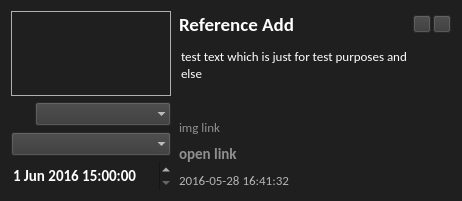
<?xml version="1.0" encoding="UTF-8"?>
<ui version="4.0">
 <class>arReminder</class>
 <widget class="QWidget" name="arReminder">
  <property name="windowModality">
   <enum>Qt::NonModal</enum>
  </property>
  <property name="geometry">
   <rect>
    <x>0</x>
    <y>0</y>
    <width>462</width>
    <height>193</height>
   </rect>
  </property>
  <property name="minimumSize">
   <size>
    <width>0</width>
    <height>0</height>
   </size>
  </property>
  <property name="maximumSize">
   <size>
    <width>10000</width>
    <height>10000</height>
   </size>
  </property>
  <property name="font">
   <font>
    <family>Calibri</family>
    <pointsize>11</pointsize>
    <weight>75</weight>
    <bold>true</bold>
   </font>
  </property>
  <property name="acceptDrops">
   <bool>false</bool>
  </property>
  <property name="windowTitle">
   <string>arReminder</string>
  </property>
  <property name="windowIcon">
   <iconset resource="../../../img/img.qrc">
    <normaloff>:/btn/btn/btnWrite48.png</normaloff>:/btn/btn/btnWrite48.png</iconset>
  </property>
  <property name="styleSheet">
   <string notr="true">color: rgb(255, 255, 255);
background-color: rgb(31, 31, 31);</string>
  </property>
  <layout class="QHBoxLayout" name="horizontalLayout_5">
   <item>
    <layout class="QVBoxLayout" name="verticalLayout_3">
     <item>
      <widget class="QLabel" name="lblPreviewImgBG">
       <property name="enabled">
        <bool>false</bool>
       </property>
       <property name="font">
        <font>
         <family>Malgun Gothic</family>
         <pointsize>8</pointsize>
        </font>
       </property>
       <property name="toolTip">
        <string>Thumb Image</string>
       </property>
       <property name="styleSheet">
        <string notr="true">color: rgb(175, 175, 175);</string>
       </property>
       <property name="frameShape">
        <enum>QFrame::Box</enum>
       </property>
       <property name="frameShadow">
        <enum>QFrame::Plain</enum>
       </property>
       <property name="text">
        <string/>
       </property>
       <property name="textFormat">
        <enum>Qt::AutoText</enum>
       </property>
       <property name="pixmap">
        <pixmap>:/placeholder/img/placeholder/000.png</pixmap>
       </property>
       <property name="scaledContents">
        <bool>true</bool>
       </property>
       <property name="alignment">
        <set>Qt::AlignLeading|Qt::AlignLeft|Qt::AlignTop</set>
       </property>
       <property name="wordWrap">
        <bool>false</bool>
       </property>
      </widget>
     </item>
     <item>
      <layout class="QVBoxLayout" name="verticalLayout_2">
       <item>
        <layout class="QHBoxLayout" name="horizontalLayout_3">
         <item>
          <widget class="QLabel" name="lblUserTo">
           <property name="maximumSize">
            <size>
             <width>18</width>
             <height>18</height>
            </size>
           </property>
           <property name="toolTip">
            <string>User</string>
           </property>
           <property name="styleSheet">
            <string notr="true">background-color: 'transparent';</string>
           </property>
           <property name="text">
            <string/>
           </property>
           <property name="pixmap">
            <pixmap resource="../../../img/img.qrc">:/placeholder/placeholder/user.png</pixmap>
           </property>
           <property name="scaledContents">
            <bool>true</bool>
           </property>
          </widget>
         </item>
         <item>
          <widget class="QComboBox" name="cbxUserTo">
           <property name="enabled">
            <bool>true</bool>
           </property>
           <property name="font">
            <font>
             <family>Malgun Gothic</family>
             <pointsize>10</pointsize>
             <weight>75</weight>
             <bold>true</bold>
            </font>
           </property>
           <property name="toolTip">
            <string>Status</string>
           </property>
           <property name="layoutDirection">
            <enum>Qt::LeftToRight</enum>
           </property>
           <property name="styleSheet">
            <string notr="true">background-color: rgb(56, 56, 56);</string>
           </property>
           <property name="editable">
            <bool>false</bool>
           </property>
           <property name="insertPolicy">
            <enum>QComboBox::InsertAtBottom</enum>
           </property>
           <property name="frame">
            <bool>false</bool>
           </property>
          </widget>
         </item>
        </layout>
       </item>
       <item>
        <widget class="QComboBox" name="cbxTopic">
         <property name="enabled">
          <bool>true</bool>
         </property>
         <property name="font">
          <font>
           <family>Malgun Gothic</family>
           <pointsize>10</pointsize>
           <weight>75</weight>
           <bold>true</bold>
          </font>
         </property>
         <property name="toolTip">
          <string>Status</string>
         </property>
         <property name="layoutDirection">
          <enum>Qt::LeftToRight</enum>
         </property>
         <property name="styleSheet">
          <string notr="true">background-color: rgb(56, 56, 56);</string>
         </property>
         <property name="editable">
          <bool>false</bool>
         </property>
         <property name="insertPolicy">
          <enum>QComboBox::InsertAtBottom</enum>
         </property>
         <property name="frame">
          <bool>false</bool>
         </property>
        </widget>
       </item>
       <item>
        <widget class="QDateTimeEdit" name="edtDate">
         <property name="wrapping">
          <bool>false</bool>
         </property>
         <property name="frame">
          <bool>false</bool>
         </property>
         <property name="buttonSymbols">
          <enum>QAbstractSpinBox::UpDownArrows</enum>
         </property>
         <property name="accelerated">
          <bool>false</bool>
         </property>
         <property name="correctionMode">
          <enum>QAbstractSpinBox::CorrectToPreviousValue</enum>
         </property>
         <property name="dateTime">
          <datetime>
           <hour>15</hour>
           <minute>0</minute>
           <second>0</second>
           <year>2016</year>
           <month>6</month>
           <day>1</day>
          </datetime>
         </property>
        </widget>
       </item>
      </layout>
     </item>
    </layout>
   </item>
   <item>
    <layout class="QVBoxLayout" name="verticalLayout">
     <item>
      <layout class="QHBoxLayout" name="horizontalLayout">
       <item>
        <widget class="QLineEdit" name="edtTitle">
         <property name="enabled">
          <bool>false</bool>
         </property>
         <property name="font">
          <font>
           <family>Calibri</family>
           <pointsize>14</pointsize>
           <weight>75</weight>
           <bold>true</bold>
          </font>
         </property>
         <property name="text">
          <string>Reference Add</string>
         </property>
         <property name="frame">
          <bool>false</bool>
         </property>
         <property name="alignment">
          <set>Qt::AlignBottom|Qt::AlignLeading|Qt::AlignLeft</set>
         </property>
         <property name="readOnly">
          <bool>false</bool>
         </property>
         <property name="placeholderText">
          <string>Title</string>
         </property>
        </widget>
       </item>
       <item>
        <layout class="QHBoxLayout" name="horizontalLayout_2">
         <property name="spacing">
          <number>2</number>
         </property>
         <item>
          <widget class="QPushButton" name="btnAccept">
           <property name="maximumSize">
            <size>
             <width>18</width>
             <height>18</height>
            </size>
           </property>
           <property name="styleSheet">
            <string notr="true">background-color: rgb(56, 56, 56);</string>
           </property>
           <property name="text">
            <string/>
           </property>
           <property name="icon">
            <iconset resource="../../../img/img.qrc">
             <normaloff>:/btn/btn/btnAdd48.png</normaloff>:/btn/btn/btnAdd48.png</iconset>
           </property>
           <property name="iconSize">
            <size>
             <width>22</width>
             <height>22</height>
            </size>
           </property>
           <property name="shortcut">
            <string>+</string>
           </property>
          </widget>
         </item>
         <item>
          <widget class="QPushButton" name="btnCancel">
           <property name="maximumSize">
            <size>
             <width>18</width>
             <height>18</height>
            </size>
           </property>
           <property name="toolTip">
            <string>Close Window</string>
           </property>
           <property name="styleSheet">
            <string notr="true">background-color: rgb(56, 56, 56);</string>
           </property>
           <property name="text">
            <string/>
           </property>
           <property name="icon">
            <iconset resource="../../../img/img.qrc">
             <normaloff>:/btn/btn/btnDenial91.png</normaloff>:/btn/btn/btnDenial91.png</iconset>
           </property>
           <property name="iconSize">
            <size>
             <width>91</width>
             <height>32</height>
            </size>
           </property>
           <property name="shortcut">
            <string>Esc</string>
           </property>
          </widget>
         </item>
        </layout>
       </item>
      </layout>
     </item>
     <item>
      <widget class="QPlainTextEdit" name="edtMsg">
       <property name="enabled">
        <bool>false</bool>
       </property>
       <property name="font">
        <font>
         <family>Calibri</family>
         <pointsize>10</pointsize>
        </font>
       </property>
       <property name="frameShape">
        <enum>QFrame::NoFrame</enum>
       </property>
       <property name="verticalScrollBarPolicy">
        <enum>Qt::ScrollBarAlwaysOff</enum>
       </property>
       <property name="horizontalScrollBarPolicy">
        <enum>Qt::ScrollBarAlwaysOff</enum>
       </property>
       <property name="plainText">
        <string>test text which is just for test purposes and
else</string>
       </property>
       <property name="tabStopWidth">
        <number>80</number>
       </property>
      </widget>
     </item>
     <item>
      <widget class="QLineEdit" name="edtImgLink">
       <property name="font">
        <font>
         <family>Calibri</family>
         <pointsize>10</pointsize>
         <weight>50</weight>
         <bold>false</bold>
        </font>
       </property>
       <property name="toolTip">
        <string>File Name</string>
       </property>
       <property name="text">
        <string/>
       </property>
       <property name="frame">
        <bool>false</bool>
       </property>
       <property name="readOnly">
        <bool>false</bool>
       </property>
       <property name="placeholderText">
        <string>img link</string>
       </property>
      </widget>
     </item>
     <item>
      <widget class="QLineEdit" name="lineEdit">
       <property name="frame">
        <bool>false</bool>
       </property>
       <property name="placeholderText">
        <string>open link</string>
       </property>
      </widget>
     </item>
     <item>
      <layout class="QHBoxLayout" name="horizontalLayout_4">
       <item>
        <widget class="QLineEdit" name="edtTime">
         <property name="enabled">
          <bool>false</bool>
         </property>
         <property name="font">
          <font>
           <family>Calibri</family>
           <pointsize>10</pointsize>
           <weight>50</weight>
           <bold>false</bold>
          </font>
         </property>
         <property name="toolTip">
          <string>Send Time</string>
         </property>
         <property name="styleSheet">
          <string notr="true">color: rgb(180, 180, 180);
background-color: 'transparent';</string>
         </property>
         <property name="text">
          <string>2016-05-28 16:41:32</string>
         </property>
         <property name="frame">
          <bool>false</bool>
         </property>
         <property name="readOnly">
          <bool>true</bool>
         </property>
        </widget>
       </item>
       <item>
        <widget class="QLabel" name="lblUserFrom">
         <property name="maximumSize">
          <size>
           <width>18</width>
           <height>18</height>
          </size>
         </property>
         <property name="toolTip">
          <string>User</string>
         </property>
         <property name="styleSheet">
          <string notr="true">background-color: 'transparent';</string>
         </property>
         <property name="text">
          <string/>
         </property>
         <property name="pixmap">
          <pixmap resource="../../../img/img.qrc">:/placeholder/placeholder/user.png</pixmap>
         </property>
         <property name="scaledContents">
          <bool>true</bool>
         </property>
        </widget>
       </item>
      </layout>
     </item>
    </layout>
   </item>
  </layout>
 </widget>
 <resources>
  <include location="../../../img/img.qrc"/>
  <include location="../../../img/img.qrc"/>
  <include location="../../img/img.qrc"/>
 </resources>
 <connections/>
</ui>
